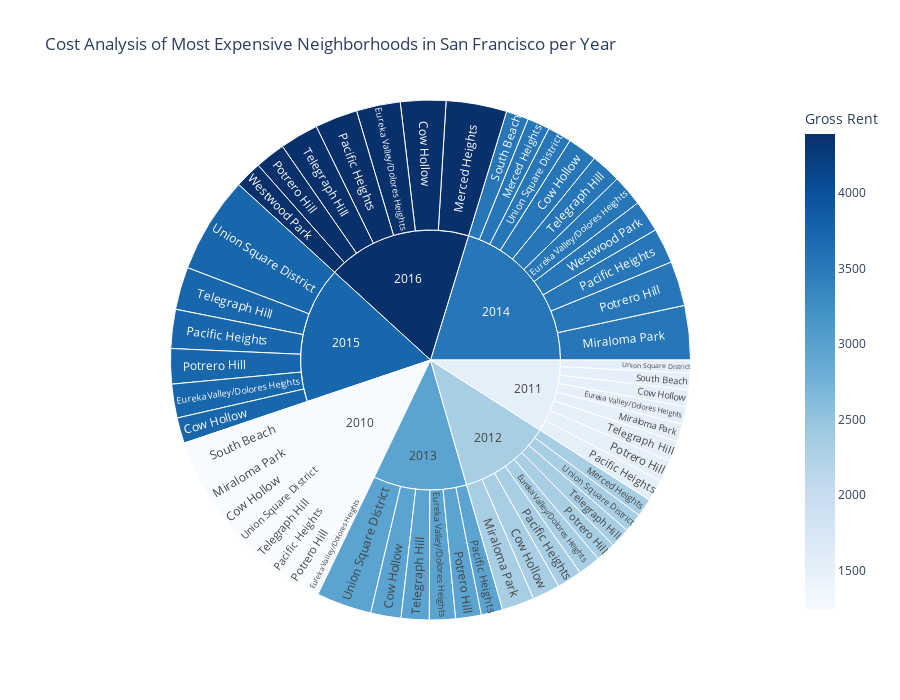

Notebook cell for this chart:
### Markdown cell above
### Create a sunburst chart to conduct a costs analysis of most expensive neighborhoods in San Francisco per year

### Code cell
# Sunburst Plot

#df_expensive_neighborhoods_per_year = salePrice_neighborhood

#df_expensive_neighborhoods_per_year = df_expensive_neighborhoods[df_expensive_neighborhoods['Neighborhood']].isin(sfo_data['Neighborhood'])

# df_expensive_neighborhoods_per_year = df_costs[df_costs['neighborhood'].isin(df_expensive_neighborhoods['neighborhood'])]
# df_expensive_neighborhoods_per_year.head()


# top10 = top10_neighborhoods.rename(columns={'Avg. Sale Price/SqFt':'Sale Price/SqFt'})#.reset_index()
# sale = sfo_neighborhood#.reset_index()
# print(top10)
# print(top10.index)
# print(sale)
# print(sale.index)
# df = top10[top10['Neighborhood']].isin(sale['Neighborhood'])
# df


# df_top10 = sfo_neighborhood.reset_index()\
#                      .groupby('Neighborhood')['Sale Price/SqFt','Housing Units','Gross Rent']\
#                      .mean()\
#                      .astype(int)

# df_top10 = df_top10.nlargest(10, columns='Sale Price/SqFt').reset_index()


# df_top10_per_year = sfo_neighborhood.reset_index()\
#                                     .groupby(['Year','Neighborhood'])[
#                                         'Sale Price/SqFt',
#                                         'Housing Units',
#                                         'Gross Rent']\
#                                     .mean()\
#                                     .astype(int)\
#                                     #.nlargest(10, columns='Sale Price/SqFt')

# print(df_top10_per_year)

# print(sfo_neighborhood)
# print(df_top10)
# sfo_neighborhood2 = sfo_neighborhood.reset_index().dropna()
# df_top102 = df_top10.reset_index().drop('index', axis='columns').dropna()
# print(sfo_neighborhood2)
# print(df_top102)
# sunburst = avg_salePrice_per_year[avg_salePrice_per_year['Neighborhood'].isin(top10_neighboorhoods['Neighborhood'])]
# sunburst = sfo_neighborhood2[sfo_neighborhood2.isin(df_top102)]
# sunburst = df_top102[df_top102.isin(sfo_neighborhood2)]

# plot_sunburst = df_top10[df_top10['Neighborhood'].isin(plot_sunburst['Neighborhood'])]
# print(plot_sunburst.head(10))

print(df_top10['Neighborhood'])
sunburst = sfo_neighborhood[sfo_neighborhood['Neighborhood'].isin(df_top10['Neighborhood'])].reset_index()
print(sunburst)

plot_sunburst = px.sunburst(
    sunburst,
    path=['Year','Neighborhood'],
    values='Sale Price/SqFt',
    color='Gross Rent',
    color_continuous_scale='Blues',
    title='Cost Analysis of Most Expensive Neighborhoods in San Francisco per Year',
    height=700
)
plot_sunburst

### Figure 1 — Plotly figure (JSON) as saved in the notebook; plotly's stock layout.template omitted (floating-point values rounded to 4 significant figures)
{"data": [{"branchvalues": "total", "customdata": [[1239], [1530], [2324], [2971], [3528], [3739], [4390], [1239], [1530], [2324], [2971], [3528], [3739], [4390], [2324], [3528], [4390], [1239], [1530], [2324], [3528], [1239], [1530], [2324], [2971], [3528], [3739], [4390], [1239], [1530], [2324], [2971], [3528], [3739], [4390], [1239], [1530], [3528], [1239], [1530], [2324], [2971], [3528], [3739], [4390], [1239], [1530], [2324], [2971], [3528], [3739], [3528], [4390], [1239], [1530], [2324], [2971], [3528], [3739], [4390]], "domain": {"x": [0, 1], "y": [0, 1]}, "hovertemplate": "labels=%{label}<br>Sale Price/SqFt=%{value}<br>parent=%{parent}<br>id=%{id}<br>Gross Rent=%{color}<extra></extra>", "ids": ["2010/Cow Hollow", "2011/Cow Hollow", "2012/Cow Hollow", "2013/Cow Hollow", "2014/Cow Hollow", "2015/Cow Hollow", "2016/Cow Hollow", "2010/Eureka Valley/Dolores Heights", "2011/Eureka Valley/Dolores Heights", "2012/Eureka Valley/Dolores Heights", "2013/Eureka Valley/Dolores Heights", "2014/Eureka Valley/Dolores Heights", "2015/Eureka Valley/Dolores Heights", "2016/Eureka Valley/Dolores Heights", "2012/Merced Heights", "2014/Merced Heights", "2016/Merced Heights", "2010/Miraloma Park", "2011/Miraloma Park", "2012/Miraloma Park", "2014/Miraloma Park", "2010/Pacific Heights", "2011/Pacific Heights", "2012/Pacific Heights", "2013/Pacific Heights", "2014/Pacific Heights", "2015/Pacific Heights", "2016/Pacific Heights", "2010/Potrero Hill", "2011/Potrero Hill", "2012/Potrero Hill", "2013/Potrero Hill", "2014/Potrero Hill", "2015/Potrero Hill", "2016/Potrero Hill", "2010/South Beach", "2011/South Beach", "2014/South Beach", "2010/Telegraph Hill", "2011/Telegraph Hill", "2012/Telegraph Hill", "2013/Telegraph Hill", "2014/Telegraph Hill", "2015/Telegraph Hill", "2016/Telegraph Hill", "2010/Union Square District", "2011/Union Square District", "2012/Union Square District", "2013/Union Square District", "2014/Union Square District", "2015/Union Square District", "2014/Westwood Park", "2016/Westwood Park", "2010", "2011", "2012", "2013", "2014", "2015", "2016"], "labels": ["Cow Hollow", "Cow Hollow", "Cow Hollow", "Cow Hollow", "Cow Hollow", "Cow Hollow", "Cow Hollow", "Eureka Valley/Dolores Heights", "Eureka Valley/Dolores Heights", "Eureka Valley/Dolores Heights", "Eureka Valley/Dolores Heights", "Eureka Valley/Dolores Heights", "Eureka Valley/Dolores Heights", "Eureka Valley/Dolores Heights", "Merced Heights", "Merced Heights", "Merced Heights", "Miraloma Park", "Miraloma Park", "Miraloma Park", "Miraloma Park", "Pacific Heights", "Pacific Heights", "Pacific Heights", "Pacific Heights", "Pacific Heights", "Pacific Heights", "Pacific Heights", "Potrero Hill", "Potrero Hill", "Potrero Hill", "Potrero Hill", "Potrero Hill", "Potrero Hill", "Potrero Hill", "South Beach", "South Beach", "South Beach", "Telegraph Hill", "Telegraph Hill", "Telegraph Hill", "Telegraph Hill", "Telegraph Hill", "Telegraph Hill", "Telegraph Hill", "Union Square District", "Union Square District", "Union Square District", "Union Square District", "Union Square District", "Union Square District", "Westwood Park", "Westwood Park", "2010", "2011", "2012", "2013", "2014", "2015", "2016"], "marker": {"coloraxis": "coloraxis", "colors": [1239, 1530, 2324, 2971, 3528, 3739, 4390, 1239, 1530, 2324, 2971, 3528, 3739, 4390, 2324, 3528, 4390, 1239, 1530, 2324, 3528, 1239, 1530, 2324, 2971, 3528, 3739, 4390, 1239, 1530, 2324, 2971, 3528, 3739, 4390, 1239, 1530, 3528, 1239, 1530, 2324, 2971, 3528, 3739, 4390, 1239, 1530, 2324, 2971, 3528, 3739, 3528, 4390, 1239, 1530, 2324, 2971, 3528, 3739, 4390]}, "name": "", "parents": ["2010", "2011", "2012", "2013", "2014", "2015", "2016", "2010", "2011", "2012", "2013", "2014", "2015", "2016", "2012", "2014", "2016", "2010", "2011", "2012", "2014", "2010", "2011", "2012", "2013", "2014", "2015", "2016", "2010", "2011", "2012", "2013", "2014", "2015", "2016", "2010", "2011", "2014", "2010", "2011", "2012", "2013", "2014", "2015", "2016", "2010", "2011", "2012", "2013", "2014", "2015", "2014", "2016", "", "", "", "", "", "", ""], "type": "sunburst", "values": [569, 390, 644, 707, 691, 598, 1059, 403, 413, 524, 608, 728, 790, 1026, 421, 528, 1416, 680, 414, 756, 1267, 496, 509, 586, 503, 824, 910, 996, 491, 503, 466, 598, 1045, 821, 707, 1037, 388, 524, 524, 483, 465, 653, 708, 996, 903, 569, 302, 445, 1290, 558, 2258, 742, 631, 4769, 3402, 4307, 4359, 7615, 6373, 6738]}], "layout": {"coloraxis": {"colorbar": {"title": {"text": "Gross Rent"}}, "colorscale": [[0, "rgb(247,251,255)"], [0.125, "rgb(222,235,247)"], [0.25, "rgb(198,219,239)"], [0.375, "rgb(158,202,225)"], [0.5, "rgb(107,174,214)"], [0.625, "rgb(66,146,198)"], [0.75, "rgb(33,113,181)"], [0.875, "rgb(8,81,156)"], [1, "rgb(8,48,107)"]]}, "height": 700, "legend": {"tracegroupgap": 0}, "title": {"text": "Cost Analysis of Most Expensive Neighborhoods in San Francisco per Year"}}}
